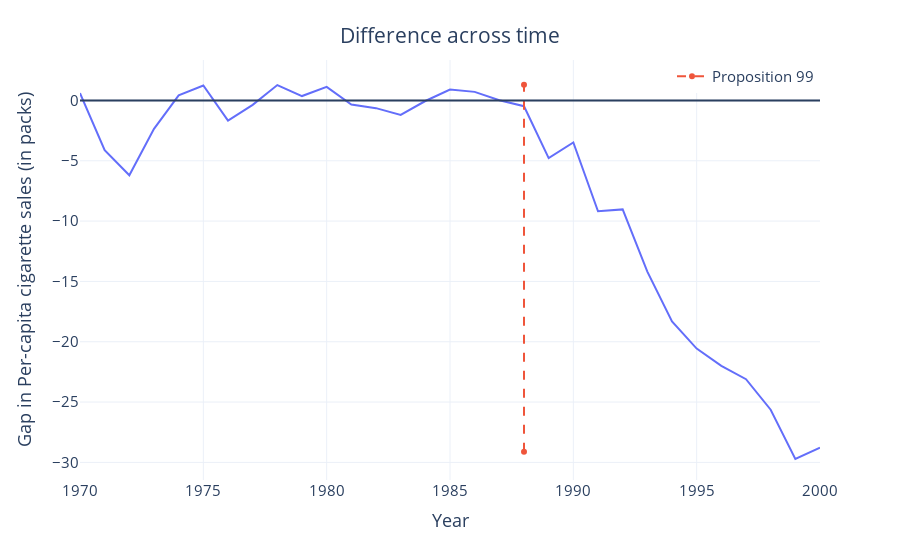

Notebook source saved alongside this figure:
### Markdown cell above
In the pre-intervention period, the synthetic control does not reproduce the treatment exactly but follows the curve closely. This is a good sign, as it indicates that we are not overfitting. Also, note that we do see divergence after the intervention (introduction of Proposition 99) after 1988.

With the synthetic control groups in hand, we can estimate the treatment effect as the gap between the treated and the synthetic control outcomes.

### Code cell
# Fig - Gap in Per-capita cigarette sales in California w.r.t Synthetic Control

result['California Effect'] = result.Observed - result.Synthetic

fig = px.line( data_frame = result, 
               x = "year", y = "California Effect", 
               template = "plotly_white",)

fig.add_hline(0)

fig.add_trace( pgo.Scatter( 
               x = [ 1988, 1988 ], 
               y = [result["California Effect"].min()*0.98, result["California Effect"].max()*1.02], 
               line = { 'dash': 'dash', }, name='Proposition 99' ))

fig.update_layout( title = { 'text':"Difference across time", 
                             'y':0.95, 'x':0.5, },
                             legend =  dict(y = 1, x = 0.8, orientation = 'v'),
                             legend_title = "",
                             xaxis_title = "Year", 
                             yaxis_title = "Gap in Per-capita cigarette sales (in packs)",
                             font = dict( size = 15 ))

fig.show()

### Figure 1 — Plotly figure (JSON) as saved in the notebook; plotly's stock layout.template omitted (floating-point values rounded to 4 significant figures)
{"data": [{"hovertemplate": "year=%{x}<br>California Effect=%{y}<extra></extra>", "legendgroup": "", "line": {"color": "#636efa", "dash": "solid"}, "marker": {"symbol": "circle"}, "mode": "lines", "name": "", "orientation": "v", "showlegend": false, "type": "scatter", "x": [1970, 1971, 1972, 1973, 1974, 1975, 1976, 1977, 1978, 1979, 1980, 1981, 1982, 1983, 1984, 1985, 1986, 1987, 1988, 1989, 1990, 1991, 1992, 1993, 1994, 1995, 1996, 1997, 1998, 1999, 2000], "xaxis": "x", "y": [0.6058, -4.115, -6.204, -2.354, 0.4236, 1.236, -1.679, -0.3634, 1.274, 0.3623, 1.127, -0.3447, -0.6391, -1.202, -0.04744, 0.8979, 0.7109, 0.01084, -0.4792, -4.778, -3.483, -9.19, -9.032, -14.19, -18.32, -20.57, -22.0, -23.11, -25.63, -29.72, -28.79], "yaxis": "y"}, {"line": {"dash": "dash"}, "name": "Proposition 99", "type": "scatter", "x": [1988, 1988], "y": [-29.12, 1.3]}], "layout": {"font": {"size": 15}, "legend": {"orientation": "v", "title": {"text": ""}, "tracegroupgap": 0, "x": 0.8, "y": 1}, "margin": {"t": 60}, "shapes": [{"type": "line", "x0": 0, "x1": 1, "xref": "x domain", "y0": 0, "y1": 0, "yref": "y"}], "title": {"text": "Difference across time", "x": 0.5, "y": 0.95}, "xaxis": {"anchor": "y", "domain": [0, 1], "title": {"text": "Year"}}, "yaxis": {"anchor": "x", "domain": [0, 1], "title": {"text": "Gap in Per-capita cigarette sales (in packs)"}}}}
